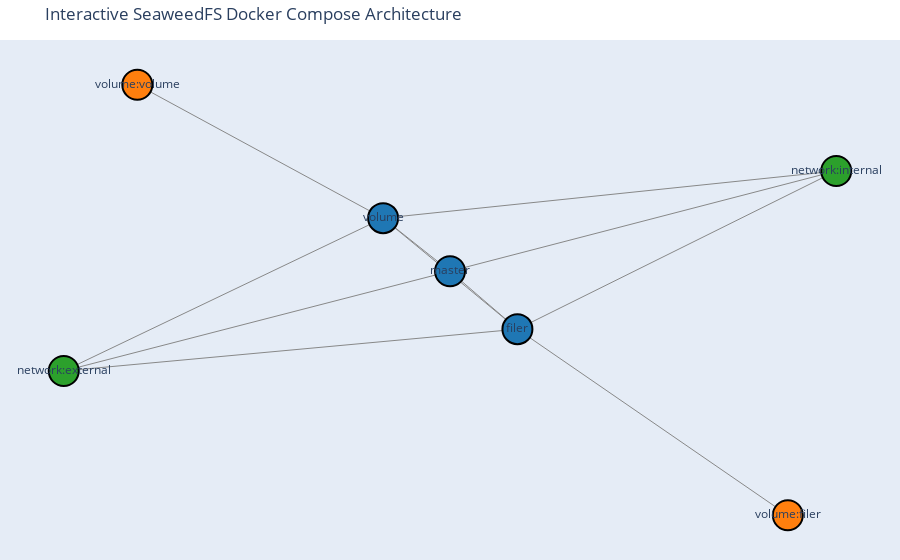

Notebook code for this chart:
### Markdown cell above
## 6. Interactive Visualization with Plotly

Let's create an interactive visualization to better explore the relationships.

### Code cell
# Create an interactive visualization using Plotly
def create_interactive_graph(G):
    # Calculate node positions with networkx
    pos = nx.spring_layout(G, seed=42)
    
    # Create edge traces
    edge_x = []
    edge_y = []
    for edge in G.edges():
        x0, y0 = pos[edge[0]]
        x1, y1 = pos[edge[1]]
        edge_x.extend([x0, x1, None])
        edge_y.extend([y0, y1, None])
        
    edge_trace = go.Scatter(
        x=edge_x, y=edge_y,
        line=dict(width=1, color='#888'),
        hoverinfo='none',
        mode='lines')
    
    # Create node traces (separate trace for each node type)
    node_traces = {}
    for node_type, color in node_colors.items():
        node_traces[node_type] = go.Scatter(
            x=[], y=[],
            mode='markers+text',
            hoverinfo='text',
            text=[],
            marker=dict(
                color=color,
                size=30,
                line=dict(width=2, color='#000'))
        )
    
    # Add nodes to their respective traces
    for node in G.nodes():
        x, y = pos[node]
        node_type = G.nodes[node]['type']
        node_name = node
        node_traces[node_type]['x'] += tuple([x])
        node_traces[node_type]['y'] += tuple([y])
        node_traces[node_type]['text'] += tuple([node_name])
    
    # Create figure
    fig = go.Figure(
        data=[edge_trace] + list(node_traces.values()),
        layout=go.Layout(
            title='Interactive SeaweedFS Docker Compose Architecture',
            showlegend=False,
            hovermode='closest',
            margin=dict(b=0, l=0, r=0, t=40),
            xaxis=dict(showgrid=False, zeroline=False, showticklabels=False),
            yaxis=dict(showgrid=False, zeroline=False, showticklabels=False))
    )
    
    return fig

# Create and display the interactive graph
fig = create_interactive_graph(G)
fig.show()

### Figure 1 — Plotly figure (JSON) as saved in the notebook; plotly's stock layout.template omitted (floating-point values rounded to 4 significant figures)
{"data": [{"hoverinfo": "none", "line": {"color": "#888", "width": 1}, "mode": "lines", "type": "scatter", "x": [-0.009108, 0.9558, null, -0.009108, -0.9741, null, -0.1763, 0.9558, null, -0.1763, -0.9741, null, -0.1763, -0.7904, null, -0.1763, -0.009108, null, 0.1593, 0.9558, null, 0.1593, -0.9741, null, 0.1593, 0.8348, null, 0.1593, -0.009108, null, 0.1593, -0.1763, null], "y": [0.0375, 0.4639, null, 0.0375, -0.3865, null, 0.2633, 0.4639, null, 0.2633, -0.3865, null, 0.2633, 0.8306, null, 0.2633, 0.0375, null, -0.2088, 0.4639, null, -0.2088, -0.3865, null, -0.2088, -1, null, -0.2088, 0.0375, null, -0.2088, 0.2633, null]}, {"hoverinfo": "text", "marker": {"color": "#1f77b4", "line": {"color": "#000", "width": 2}, "size": 30}, "mode": "markers+text", "text": ["master", "volume", "filer"], "type": "scatter", "x": [-0.009108, -0.1763, 0.1593], "y": [0.0375, 0.2633, -0.2088]}, {"hoverinfo": "text", "marker": {"color": "#2ca02c", "line": {"color": "#000", "width": 2}, "size": 30}, "mode": "markers+text", "text": ["network:external", "network:internal"], "type": "scatter", "x": [-0.9741, 0.9558], "y": [-0.3865, 0.4639]}, {"hoverinfo": "text", "marker": {"color": "#ff7f0e", "line": {"color": "#000", "width": 2}, "size": 30}, "mode": "markers+text", "text": ["volume:volume", "volume:filer"], "type": "scatter", "x": [-0.7904, 0.8348], "y": [0.8306, -1]}], "layout": {"hovermode": "closest", "margin": {"b": 0, "l": 0, "r": 0, "t": 40}, "showlegend": false, "title": {"text": "Interactive SeaweedFS Docker Compose Architecture"}, "xaxis": {"showgrid": false, "showticklabels": false, "zeroline": false}, "yaxis": {"showgrid": false, "showticklabels": false, "zeroline": false}}}
